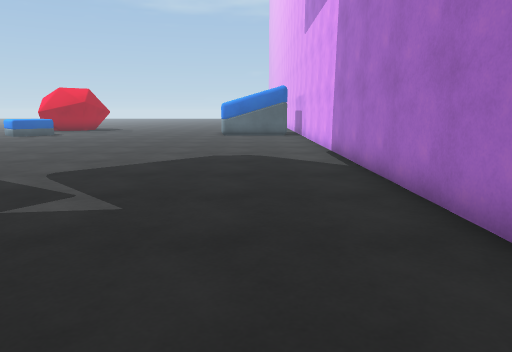
[1] (above)

22 first-person views from a walk through a 3-D level made in the Unity game engine. The camera is 1.3 m above the floor, tilts 10° down and sees 70° across. The floor is counted in squares, 1 m on a side. Each view is taken from the middle of a square. On the plan, view 1 faces up. The plan holds only what a view shows up to about 15 squares ahead; the rest is blank. The place goes on beyond the plan. The player is left out. Surface patterns are stand-ins for the level's own textures.

[2]
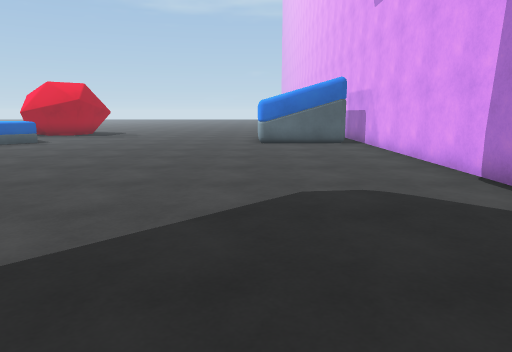

[3]
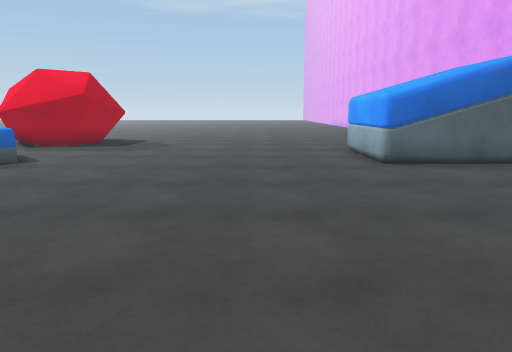

[4]
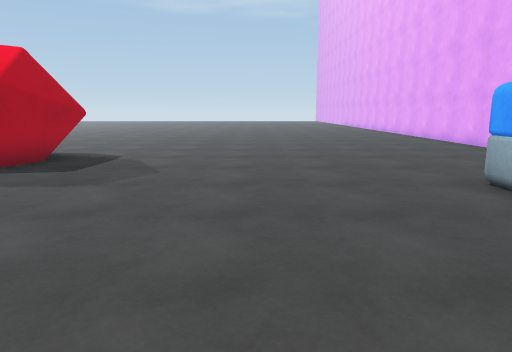

[5]
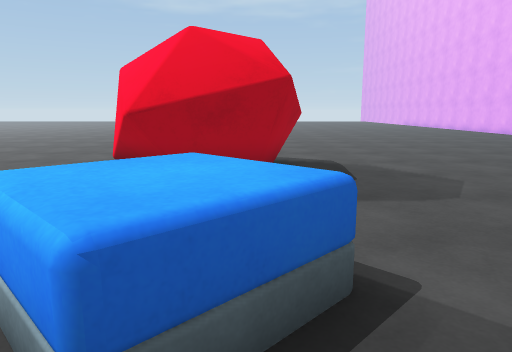

[6]
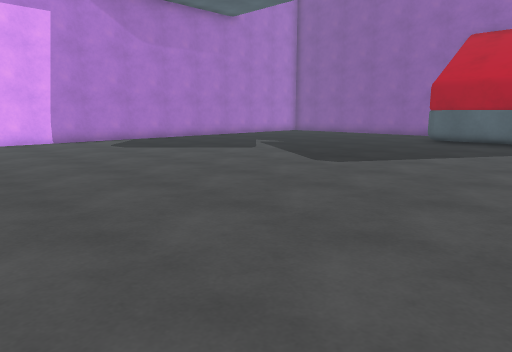

[7]
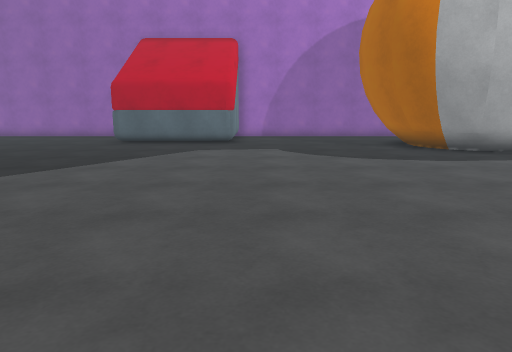

[8]
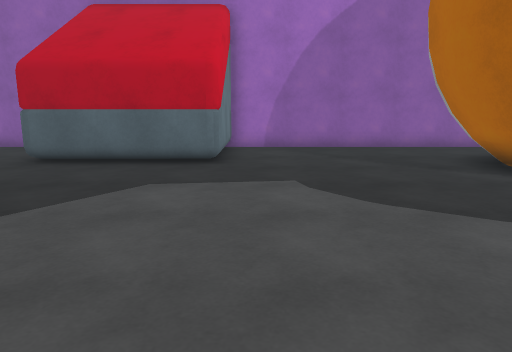

[9]
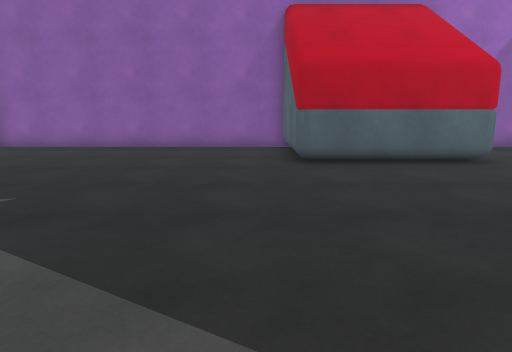

[10]
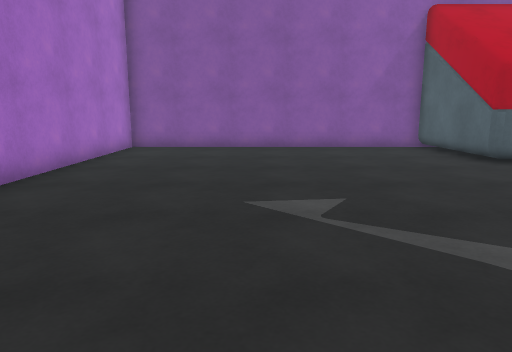

[11]
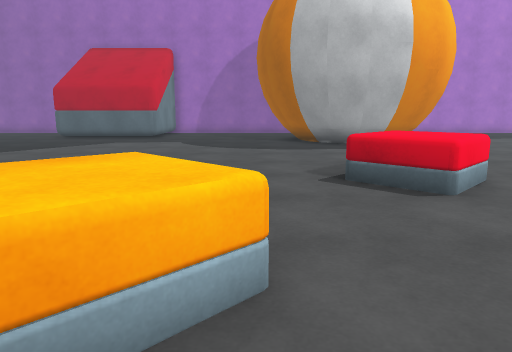

[12]
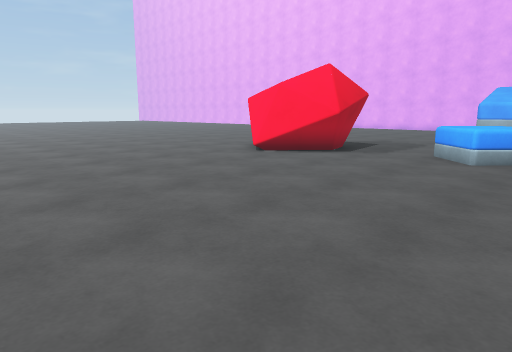

[13]
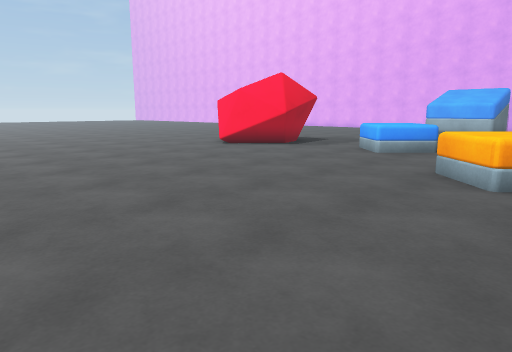

[14]
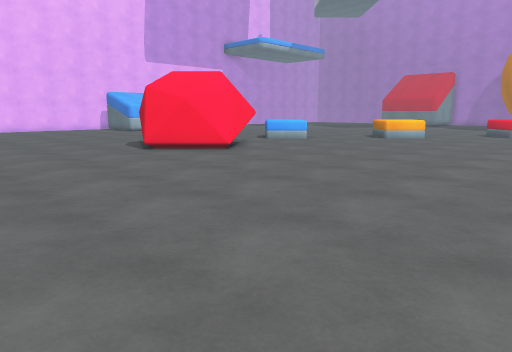

[15]
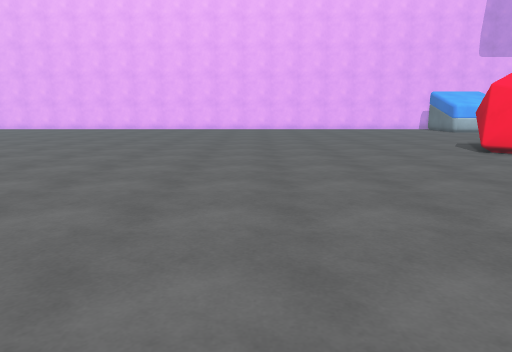

[16]
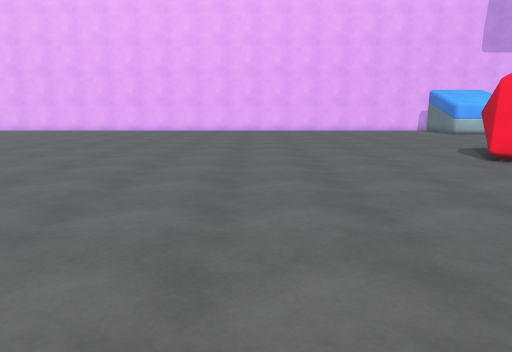

[17]
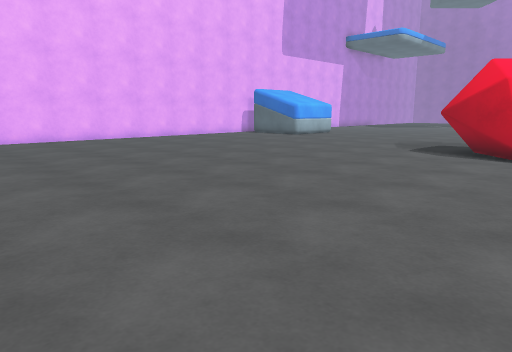

[18]
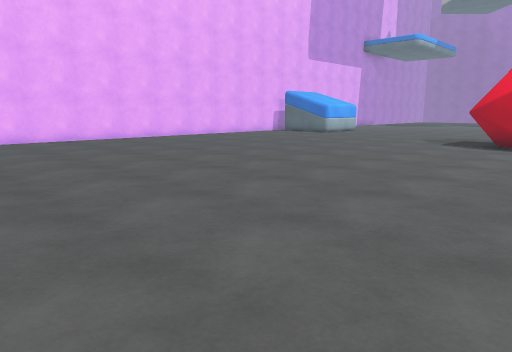

[19]
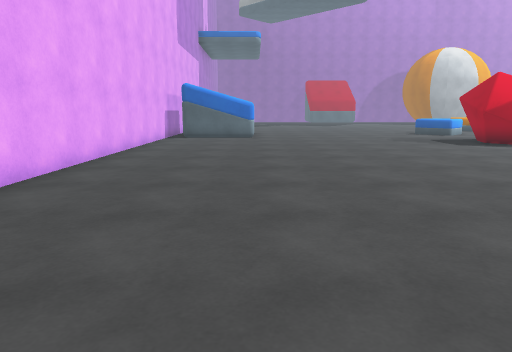

[20]
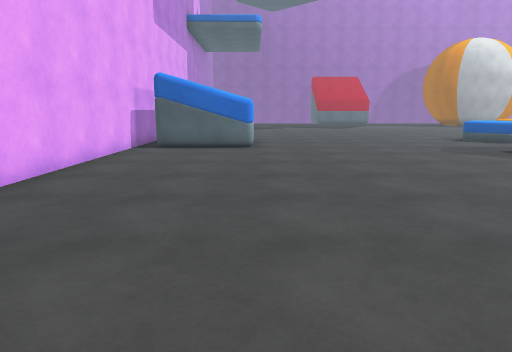

[21]
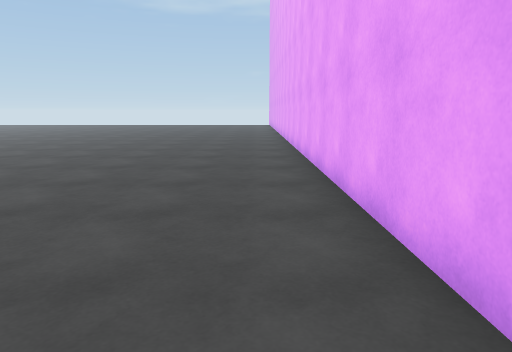

[22]
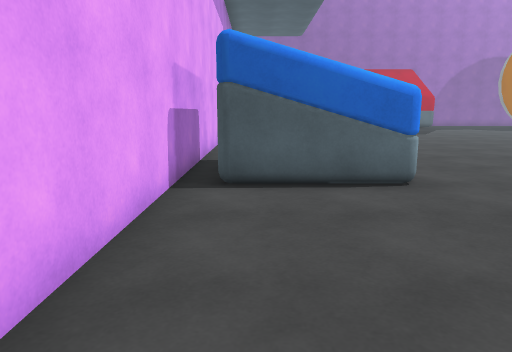

### Floor plan
Points are (right, up) in squares from view 1. A wall is a line through its corners. A room is listed if a view was taken in it or the views show most of it. See-through windows are left out.
Room 1 (views 1, 2, 3, 4, 5, 6, 7, 8, 9, 10, 11, 12, 13, 14, 15, 16, 17, 18, 19, 20, 21, 22)
walls: (-1.9, 23.6) (-1.1, 23.8); (-1.9, 23.6) (1.4, 23.6); (-1.1, 19.9) (-1.9, 20.1); (-1.3, 23.4) (0.3, 23.7); (-0.6, 23.7) (0.9, 23.4); (-0.2, 19.9) (-1.1, 20.1); (-0.1, 23.4) (1.2, 23.7); (0.4, 20) (-0.6, 20.2) (-1.9, 19.9) (-1.9, 23.8) (-0.3, 23.5); (0.7, 20.2) (-0.6, 20); (0.8, 23.8) (1.6, 23.6); (1.2, 20) (0.3, 20.2); (1.6, 20) (-1.9, 20); (1.7, 20.1) (1, 19.9); (2.5, 22) (2.4, 43.5); (-18.9, 2.1) (-19, 0.9); (-12.8, 0.8) (-8.3, 0.8); (-24.3, 4.5) (-23.1, 5.1) (-22.1, 5.2) (-21, 4.9) (-19.8, 4) (-19.1, 3.1) (-18.8, 2); (-8, 0.6) (-8, -3.6) (2.6, -3.6) (2.5, 21.1); (-25.2, 3.8) (-24.3, 4.7); (-25.4, 3.8) (-24.5, 4.8) (-23.3, 5.3) (-21.9, 5.4) (-20.8, 5.2) (-19.7, 4.4) (-18.9, 3.2) (-18.6, 2.2) (-18.7, 0.8) (-19.2, -0.3); (-22.2, -3.7) (-13.1, -3.6) (-13.1, 0.6)
low walls: (-11.3, 20.5) (-12.6, 19.1) (-14.1, 20.5) (-12.7, 21.9); (-18.1, 16.5) (-16.8, 17.8); (-22.5, 12) (-21.1, 13.4) (-19.8, 12.1); (-20.1, 3.9) (-19.6, 3.1); (-19.2, 2.1) (-19.3, 0.9) (-19.7, 0); (-24.8, 3.8) (-24.3, 4.2) (-23.2, 4.8) (-21.9, 4.9) (-20.8, 4.6) (-19.9, 3.9) (-19.4, 3.2) (-19, 2)
objects: other object (-15, 24) to (-11, 29)

Where each view was taken, in squares from view 1:
view 1: 0 up, 0 right, facing up
view 2: 5 up, 2 left, facing up
view 3: 11 up, 5 left, facing up
view 4: 17 up, 6 left, facing up
view 5: 18 up, 12 left, facing up
view 6: 17 up, 14 left, facing down-right
view 7: 16 up, 14 left, facing down
view 8: 10 up, 14 left, facing down
view 9: 10 up, 7 left, facing down
view 10: 10 up, 2 left, facing down
view 11: 19 up, 18 left, facing down
view 12: 18 up, 24 left, facing up-right
view 13: 15 up, 25 left, facing up-right
view 14: 35 up, 25 left, facing down-right
view 15: 36 up, 25 left, facing right
view 16: 35 up, 23 left, facing right
view 17: 40 up, 15 left, facing down-right
view 18: 43 up, 15 left, facing down-right
view 19: 42 up, 2 left, facing down
view 20: 37 up, 2 left, facing down
view 21: 31 up, 1 right, facing up
view 22: 30 up, 1 right, facing down
